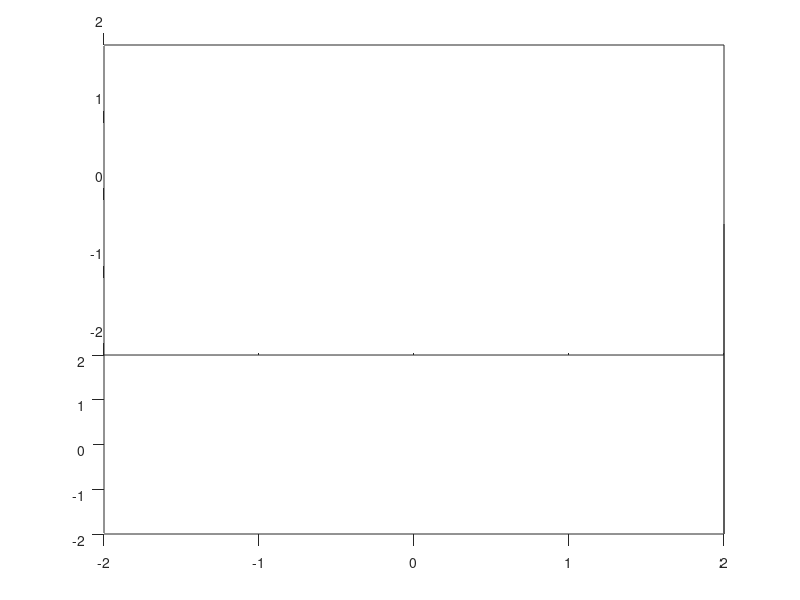

Write MATLAB code to recreate this figure. (Note: this script raises an error after producing the figure.)
% loading the outputs of the generalized-alpha algorithm
load("q.mat")

% loading the coordinates of the center of the hip
load("xbar_hip.mat")
xbar_hip = xbar_hip';

% loading the minizing values of tau and dv
load("tau.mat")

figure()
hold on
view(0,30)
% view(1)
% axis equal
xlim([-2, 2])
ylim([-2, 2])
zlim([-2, 2])
box on

% Fixed basis
E1 = [1;0;0];
E2 = [0;1;0];
E3 = [0;0;1];

animation = VideoWriter('3D_hoop3_contacts_check.avi');
animation.FrameRate = 10;
open(animation);

ang_arr = linspace(0,2*pi,100);
R_hoop = 0.5;
R_hip = 0.2;

% plot the cone
z = linspace(-1.5,1.5,100);
% r = 0.5-0.4*z;
r = R_hip*ones(100,1);
hold on

for i = 1:length(q)

    
    % view(0,30)
    % view(1)
    xlim([-2, 2])
    ylim([-2, 2])
    zlim([-2, 2])

    x1 = q(i,1);
    x2 = q(i,2);
    x3 = q(i,3);

    psi = q(i,4);
    theta = q(i,5);
    phi = q(i,6);
    
    %% basis vectors
    % Rotation matrices
    R1 = [cos(psi), sin(psi), 0;
          -sin(psi), cos(psi), 0;
          0, 0, 1];
      
    R2 = [1, 0, 0;
          0, cos(theta), sin(theta);
          0, -sin(theta), cos(theta)];
    
    R3 = [cos(phi), sin(phi), 0;
          -sin(phi), cos(phi), 0;
          0, 0, 1];
    
    % {E1, E2, E3} components of {e1',e2',e3'}
    e1p = R1'*E1;
    e2p = R1'*E2;
    e3p = R1'*E3;
    
    % {E1, E2, E3} components of {e1'',e2'',e3''}
    e1pp = (R2*R1)'*E1;
    e2pp = (R2*R1)'*E2;
    e3pp = (R2*R1)'*E3;
    
    % {E1, E2, E3} components of {e1,e2,e3}
    e1 = (R3*R2*R1)'*E1;
    e2 = (R3*R2*R1)'*E2;
    e3 = (R3*R2*R1)'*E3;

    center_plot = plot3(x1, x2, x3, 'Marker', '.', 'MarkerSize', 10);

    e1_plot = quiver3(x1, x2, x3, e1(1), e1(2), e1(3),'r');
    e2_plot = quiver3(x1, x2, x3, e2(1), e2(2), e2(3),'g');
    e3_plot = quiver3(x1, x2, x3, e3(1), e3(2), e3(3),'b');

    % plotting the hip
    for j = 1:2:length(ang_arr)
        hip(j) = plot3(xbar_hip(1,i)+r*cos(ang_arr(j)),xbar_hip(2,i)+r*sin(ang_arr(j)),z,'k');
    end

    [circle_hip, center_hip, angle_hip] = plot_circle(0.2, [xbar_hip(1,i), xbar_hip(2,i)], 0, 'k');

    % plotting the hoop
    circle = plot3(x1+R_hoop*cos(ang_arr)*e1(1)+R_hoop*sin(ang_arr)*e2(1), ...
        x2+R_hoop*cos(ang_arr)*e1(2)+R_hoop*sin(ang_arr)*e2(2), ...
        x3+R_hoop*cos(ang_arr)*e1(3)+R_hoop*sin(ang_arr)*e2(3), ...
        'color','b','LineWidth',2);

    % draw the minimzing points on hoop and hip
    for j = 1:2
        u = cos(tau(j,i))*e1+sin(tau(j,i))*e2;
        xM = [x1; x2; x3]+R_hoop*u;
        dv = xM(3)
        temp = xM-dv*E3-xbar_hip(:,i);
        v = (temp)/norm(temp);
        xP = xbar_hip(:,i)+dv*E3+R_hip*v;
        min_hoop(j) = plot3(xM(1),xM(2),xM(3),'*','Color','r','LineWidth',2);
        min_hip(j) = plot3(xP(1),xP(2),xP(3),'*','Color','r','LineWidth',2);
    end

    drawnow
    writeVideo(animation, getframe(gcf))

    pause(0.001)

    delete(center_plot)
    delete(e1_plot)
    delete(e2_plot)
    delete(e3_plot)
    delete(circle)
    delete(hip)

    delete(circle_hip)
    delete(angle_hip)

    delete(min_hoop)
    delete(min_hip)

end

close(animation)

load('gN.mat')
figure()
plot(gN(1,:))
hold on
plot(gN(2,:))

figure()
subplot(1,3,1)
title('psi')
plot(q(:,4))

subplot(1,3,2)
title('theta')
plot(q(:,5))

subplot(1,3,3)
title('phi')
plot(q(:,6))



